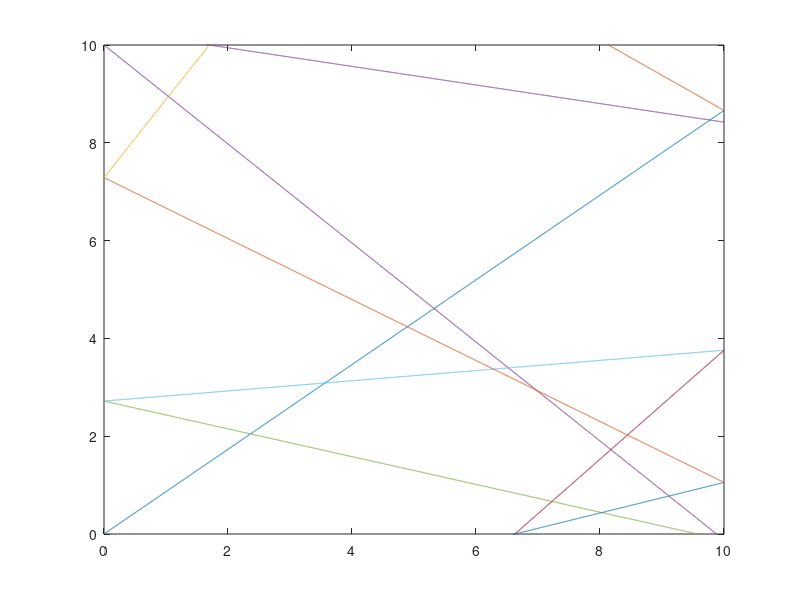

Source code (MATLAB):
function  moverPlot( )
    close all
    clear all
    
    % Konstanten
    rad = pi/180;
    
    % Startbedingung
    maxAngle = 60;
    minAngle = 30;
    randVal = rand(1);
    startAngle = randVal*(maxAngle-minAngle) + minAngle;
    X = 0:0.001:10;
    
    % Formel Fahrtvektor
    Y = tan(startAngle*rad) * X;
    figure(1);
    plot (X,Y);
    axis([0,10,0,10]);     
    hold on;
    maxAngle = 60;
    minAngle = -60;
    
    % flags voriger Zustand
    oben = 0;
    unten = 0;
    rechts = 0;
    links = 0;
       
    
    for i = 1:1:10
        randVal = rand(1);
        newAngle = randVal*(maxAngle-minAngle) + minAngle;
        if  Y(end) < 10  && rechts == 0
            X = 0:0.001:10;
            Y = (tan(newAngle*rad) *(X-10)) + Y(end);
            plot (X,Y);
            oben = 0;
            unten = 0;
            rechts = 1;
            links = 0;
        elseif Y(end) > 10 && oben == 0
            k = find(Y>10,1);
            NX = X(k);
            X = 0:0.001:10;
            Y = (tan(newAngle*rad) *(X-NX)) + 10;
            plot (X,Y);
            oben = 1;
            unten = 0;
            rechts = 0;
            links = 0;
        elseif Y(1)<= 0 && unten == 0
            k = find(Y>0,1);
            NX = X(k);
            X = 0:0.001:10;
            Y = (tan(newAngle*rad) *(X-NX));
            plot (X,Y);
            oben = 0;
            unten = 1;
            rechts = 0;
            links = 0;
        elseif X(1) <=0 && links == 0
            k = find(X>0,1);
            NY = Y(k);
            X = 0:0.001:10;
            Y = (tan(newAngle*rad) *X) + NY;
            plot (X,Y);
            oben = 0;
            unten = 0;
            rechts = 0;
            links = 1;
        end 
    end
end
